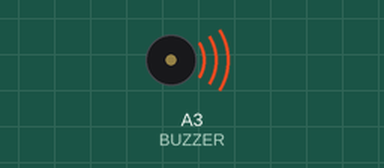
This sketch was run on a simulated Arduino Uno, built with avr-gcc and run on an emulated ATmega328P. On the bench: buzzer (waves = sounding, pin HIGH).

Above: at 0.05 s.
Timing chart, 0 to 3.5 s (numbered marks = the images above):
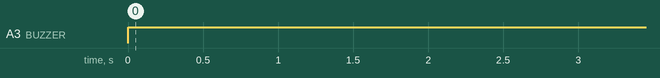

The sketch:

buzzer_millis_function.ino
```cpp
#include <stdint.h>

#define HIGH 1
#define LOW 0


const int BUZZER_PIN =A3;


void setup() {


pinMode(A3, OUTPUT);  //BUZZER

// initialize serial communication
  Serial.begin(9600);
}

void loop() {
  buzzer_frost(3000, 1000);
}


//function to turn ON/OFF buzzer for specified interval
void buzzer_frost(unsigned long on_interval, unsigned long off_interval)
{
    // get the current time
  unsigned long previousMillis = 0;
  unsigned long i, currentMillis = millis();
  unsigned long a = currentMillis + on_interval;      //adding buzzer on interval to current time
  // check if it's time to execute the timer
  for(i=currentMillis; i <= a; i=millis())           //condition to swtich on buzzer for specified interval
  {
    digitalWrite(A3, HIGH);
    //Serial.println("Buzzer ON");
    //Serial.println("Timer executed!");
  }

  unsigned long b = currentMillis + off_interval;         //adding buzzer off interval to current time
  for(i=currentMillis; i <= b; i=millis())                //condition to switch off buzzer for specified interval
  {
    digitalWrite(A3, LOW);
    //Serial.println("Buzzer OFF");
  }
}


// void buzzer_frost(unsigned long buzzer_interval)   //function to turn ON buzzer for specified interval
// {
//     // get the current time
//   unsigned long currentMillis = millis();

//   // check if it's time to execute the timer
//   if (currentMillis - previousMillis >= buzzer_interval)
//   {
//     digitalWrite(A3, HIGH);
//     Serial.write("Buzzer ON");
//     previousMillis = currentMillis;             // save the current time for the next execution
//     // execute the timer code here
//     Serial.println("Timer executed!");
//   }
//   digitalWrite(A3, LOW);
//   Serial.write("Buzzer OFF");
// }


/*

void buzzer_frost(unsigned long buzzer_interval)   //function to turn ON buzzer for specified interval
{
    // get the current time
  unsigned long i,currentMillis = millis();

  // check if it's time to execute the timer
  for(i=currentMillis; i<=(currentmilliss+buzzer_interval); i=millis)
  {
    digitalWrite(A3, HIGH);
    Serial.write("Buzzer ON");
    // execute the timer code here
    Serial.println("Timer executed!");
  }
  digitalWrite(A3, LOW);
  Serial.write("Buzzer OFF");
}
*/
```

Measured:
- by itself, A3 (BUZZER): LOW → HIGH at 0.00 s
